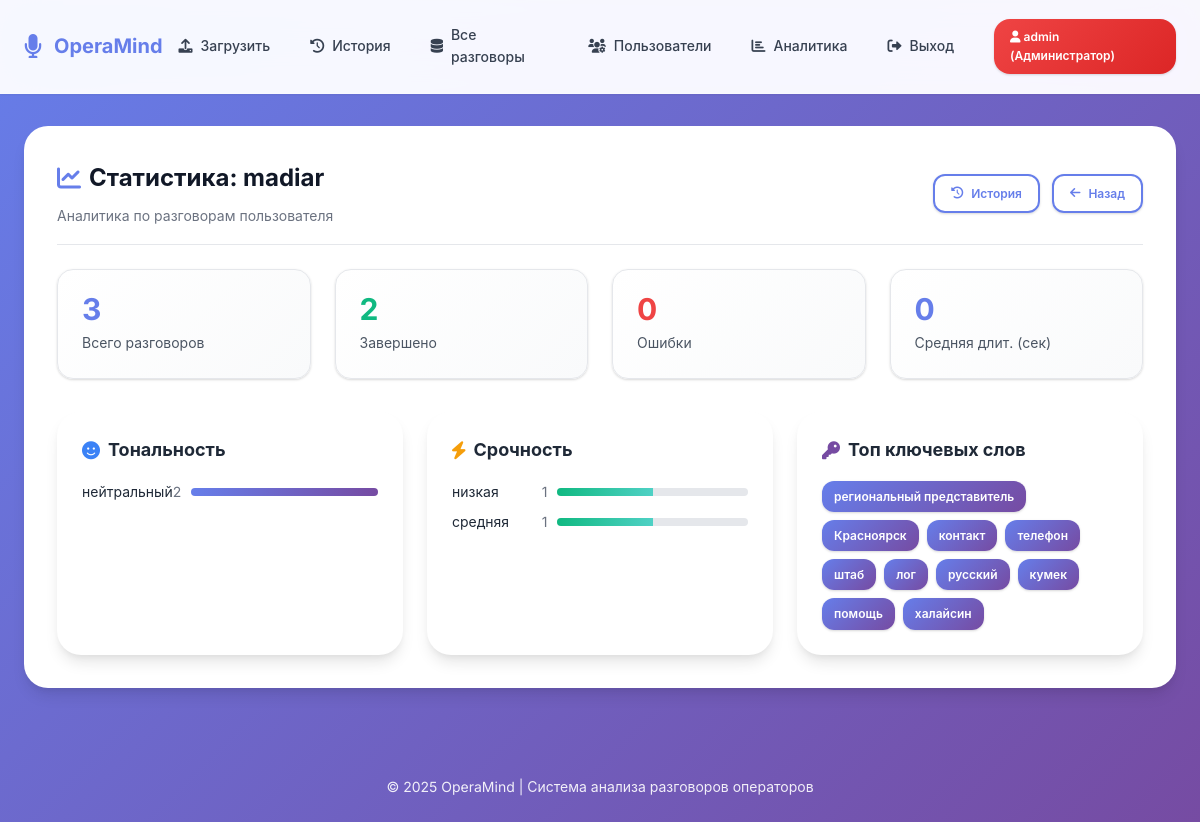
/admin/user/4/stats (signed in), run on the app's committed database.
### models.py (models this page shows, shortened)
class User(UserMixin, db.Model):
    id = db.Column(db.Integer, primary_key=True)
    username = db.Column(db.String(80), unique=True, nullable=False)
    password_hash = db.Column(db.String(200), nullable=False)
    email = db.Column(db.String(120), unique=True, nullable=True)
    created_at = db.Column(db.DateTime, default=datetime.utcnow)
    last_login = db.Column(db.DateTime)
    is_active = db.Column(db.Boolean, default=True)
    role = db.Column(db.Enum(UserRole), default=UserRole.OPERATOR, nullable=False)
    is_admin = db.Column(db.Boolean, default=False)  # Обратная совместимость
    full_name = db.Column(db.String(200))
    department = db.Column(db.String(100))
    phone = db.Column(db.String(20))
    conversations = db.relationship('Conversation', backref='user', lazy=True, cascade='all, delete-orphan')
    @property
    def is_administrator(self):
        return self.role == UserRole.ADMIN or self.is_admin
    @property
    def role_display(self):
        role_names = {
            UserRole.USER: "Пользователь",
            UserRole.OPERATOR: "Оператор",
            UserRole.ADMIN: "Администратор"
        }
        return role_names.get(self.role, "Неизвестно")

class Analysis(db.Model):
    id = db.Column(db.Integer, primary_key=True)
    conversation_id = db.Column(db.Integer, db.ForeignKey('conversation.id'), nullable=False)
    transcript = db.Column(db.Text)
    topic = db.Column(db.String(100))
    category = db.Column(db.String(50))
    sentiment = db.Column(db.String(50))
    urgency = db.Column(db.String(50))
    keywords = db.Column(db.Text)  # JSON
    summary = db.Column(db.Text)
    detailed_analysis = db.Column(db.Text)  # Подробный анализ
    operator_quality = db.Column(db.String(50))  # Оценка работы оператора
    recommendations = db.Column(db.Text)  # Рекомендации
    quality_score = db.Column(db.Float)  # Общая оценка от 0 до 10
    response_time_rating = db.Column(db.String(20))  # Быстро/Средне/Медленно
    politeness_rating = db.Column(db.String(20))  # Вежливо/Нейтрально/Грубо
    problem_solved = db.Column(db.Boolean)  # Решена ли проблема клиента
    created_at = db.Column(db.DateTime, default=datetime.utcnow)

### admin.py (the view)
@admin_bp.route('/admin/user/<int:user_id>/stats')
@login_required
def admin_user_stats(user_id):
    if not getattr(current_user, 'is_admin', False):
        flash('Нет доступа', 'error')
        return redirect(url_for('index'))
    user = User.query.get_or_404(user_id)
    total = Conversation.query.filter_by(user_id=user.id).count()
    completed = Conversation.query.filter_by(user_id=user.id, status='completed').count()
    errors = Conversation.query.filter_by(user_id=user.id, status='error').count()
    avg_duration = db.session.query(func.avg(Conversation.duration)).filter_by(user_id=user.id).scalar() or 0
    sentiment_rows = db.session.query(Analysis.sentiment, func.count()).join(Conversation).filter(Conversation.user_id == user.id).group_by(Analysis.sentiment).all()
    sentiments = {s or 'unknown': c for s, c in sentiment_rows}
    urgency_rows = db.session.query(Analysis.urgency, func.count()).join(Conversation).filter(Conversation.user_id == user.id).group_by(Analysis.urgency).all()
    urgencies = {u or 'unknown': c for u, c in urgency_rows}
    kw_rows = db.session.query(Analysis.keywords).join(Conversation).filter(Conversation.user_id == user.id).all()
    from collections import Counter
    import json as _json
    all_kw = []
    for kw_json, in kw_rows:
        try:
            all_kw.extend(_json.loads(kw_json))
        except Exception:
            pass
    top_keywords = [w for w, _ in Counter(all_kw).most_common(10)]
    return render_template('admin_user_stats.html', target_user=user,
                           total=total, completed=completed, errors=errors,
                           avg_duration=avg_duration, sentiments=sentiments,
                           urgencies=urgencies, top_keywords=top_keywords)

### app.py (called while the page is built)
@login_manager.user_loader
def load_user(user_id):
    return db.session.get(User, int(user_id))

### templates/admin_user_stats.html (shortened to what this page needs)
{% extends 'base.html' %}
{% block content %}
<div class="card" style="animation:fadeInUp .4s ease;">
  <div class="card-header" style="display:flex;justify-content:space-between;align-items:center;flex-wrap:wrap;gap:var(--space-4);">
    <div>
      <h2 class="card-title" style="display:flex;align-items:center;gap:var(--space-2);">
        <i class="fas fa-chart-line" style="color:var(--primary);"></i>
        Статистика: {{ target_user.username }}
      </h2>
      <div class="card-subtitle">Аналитика по разговорам пользователя</div>
    </div>
    <div style="display:flex;gap:var(--space-3);flex-wrap:wrap;">
      <a href="{{ url_for('admin.admin_user_history', user_id=target_user.id) }}" class="btn btn-outline btn-sm">
        <i class="fas fa-history"></i> История
      </a>
      <a href="{{ url_for('admin.admin_users') }}" class="btn btn-outline btn-sm">
        <i class="fas fa-arrow-left"></i> Назад
      </a>
    </div>
  </div>
  <div class="admin-grid">
    <div class="stat-card">
      <div class="stat-number">{{ total }}</div>
      <div class="stat-label">Всего разговоров</div>
    </div>
    <div class="stat-card">
      <div class="stat-number" style="color:var(--success);">{{ completed }}</div>
      <div class="stat-label">Завершено</div>
    </div>
    <div class="stat-card">
      <div class="stat-number" style="color:var(--error);">{{ errors }}</div>
      <div class="stat-label">Ошибки</div>
    </div>
    <div class="stat-card">
      <div class="stat-number">{{ avg_duration|round(1) if avg_duration else 0 }}</div>
      <div class="stat-label">Средняя длит. (сек)</div>
    </div>
  </div>
  <div style="display:grid;grid-template-columns:repeat(auto-fit,minmax(280px,1fr));gap:var(--space-6);margin-top:var(--space-6);">
    <div class="card" style="padding:var(--space-6);margin:0;">
      <h3 style="font-size:var(--font-size-lg);margin-bottom:var(--space-4);display:flex;align-items:center;gap:var(--space-2);">
        <i class="fas fa-smile" style="color:var(--info);"></i> Тональность
      </h3>
      {% if sentiments %}
        <div style="display:flex;flex-direction:column;gap:8px;">
          {% for k,v in sentiments.items() %}
            {% set total_sent = sentiments.values()|sum %}
            {% set perc = (v / total_sent * 100) if total_sent > 0 else 0 %}
            <div style="display:flex;align-items:center;gap:10px;">
              <div style="flex:1;display:flex;justify-content:space-between;font-size:var(--font-size-sm);">
                <span>{{ k }}</span>
                <span style="color:var(--gray-500);">{{ v }}</span>
              </div>
              <div style="flex:2;height:8px;background:var(--gray-200);border-radius:4px;overflow:hidden;">
                <div style="height:100%;width:{{ perc|round(1) }}%;background:linear-gradient(90deg,var(--primary),var(--secondary));"></div>
              </div>
            </div>
          {% endfor %}
        </div>
      {% else %}
        <div style="color:var(--gray-400);font-size:var(--font-size-sm);">Нет данных</div>
      {% endif %}
    </div>
    <div class="card" style="padding:var(--space-6);margin:0;">
      <h3 style="font-size:var(--font-size-lg);margin-bottom:var(--space-4);display:flex;align-items:center;gap:var(--space-2);">
        <i class="fas fa-bolt" style="color:var(--warning);"></i> Срочность
      </h3>
      {% if urgencies %}
        <div style="display:flex;flex-direction:column;gap:8px;">
          {% for k,v in urgencies.items() %}
            {% set total_urg = urgencies.values()|sum %}
            {% set perc = (v / total_urg * 100) if total_urg > 0 else 0 %}
            <div style="display:flex;align-items:center;gap:10px;">
              <div style="flex:1;display:flex;justify-content:space-between;font-size:var(--font-size-sm);">
                <span>{{ k }}</span>
                <span style="color:var(--gray-500);">{{ v }}</span>
              </div>
              <div style="flex:2;height:8px;background:var(--gray-200);border-radius:4px;overflow:hidden;">
                <div style="height:100%;width:{{ perc|round(1) }}%;background:linear-gradient(90deg,var(--success),var(--accent));"></div>
              </div>
            </div>
          {% endfor %}
        </div>
      {% else %}
        <div style="color:var(--gray-400);font-size:var(--font-size-sm);">Нет данных</div>
      {% endif %}
    </div>
    <div class="card" style="padding:var(--space-6);margin:0;">
      <h3 style="font-size:var(--font-size-lg);margin-bottom:var(--space-4);display:flex;align-items:center;gap:var(--space-2);">
        <i class="fas fa-key" style="color:var(--secondary);"></i> Топ ключевых слов
      </h3>
      {% if top_keywords %}
        <div style="display:flex;flex-wrap:wrap;gap:8px;">
          {% for kw in top_keywords %}
            <span style="background:linear-gradient(135deg,var(--primary),var(--secondary));color:var(--white);padding:6px 12px;border-radius:var(--radius-md);font-size:var(--font-size-xs);font-weight:600;box-shadow:var(--shadow);">{{ kw }}</span>
          {% endfor %}
        </div>
      {% else %}
        <div style="color:var(--gray-400);font-size:var(--font-size-sm);">Нет данных</div>
      {% endif %}
    </div>
  </div>
</div>
{% endblock %}

### templates/base.html (shortened to what this page needs)
<!DOCTYPE html>
<html lang="ru">
<head>
    <link href="https://cdnjs.cloudflare.com/ajax/libs/font-awesome/6.0.0/css/all.min.css" rel="stylesheet">
</head>
<body>
    <nav class="navbar">
        <div class="container">
            <a href="{{ url_for('index') }}" class="logo">
                <i class="fas fa-microphone"></i>
                <span>OperaMind</span>
            </a>
            {% if current_user.is_authenticated %}
            <nav>
                <a href="{{ url_for('index') }}">
                    <i class="fas fa-upload"></i>
                    Загрузить
                </a>
                <a href="{{ url_for('history') }}">
                    <i class="fas fa-history"></i>
                    История
                </a>
                {% if current_user.is_administrator %}
                <a href="{{ url_for('admin.admin_history') }}">
                    <i class="fas fa-database"></i>
                    Все разговоры
                </a>
                <a href="{{ url_for('admin.admin_users') }}">
                    <i class="fas fa-users-cog"></i>
                    Пользователи
                </a>
                <a href="{{ url_for('admin_analytics') }}">
                    <i class="fas fa-chart-bar"></i>
                    Аналитика
                </a>
                {% endif %}
                <a href="{{ url_for('logout') }}">
                    <i class="fas fa-sign-out-alt"></i>
                    Выход
                </a>
                <span class="user-badge {% if current_user.is_administrator %}role-admin{% elif current_user.is_operator %}role-operator{% else %}role-user{% endif %}">
                    <i class="fas fa-user"></i>
                    {{ current_user.username }}
                    ({{ current_user.role_display }})
                </span>
            </nav>
            {% endif %}
        </div>
    </nav>
    <div class="container">
        {% block content %}{% endblock %}
    </div>
    <footer>
        <p>&copy; 2025 OperaMind | Система анализа разговоров операторов</p>
    </footer>
</body>
</html>

### data on the page
User: username "admin", role_display "Администратор"
User: username "madiar"
Analysis: sentiment "нейтральный", v "2", {{ perc|round(1) }} 100.0 (drawn), urgency "средняя", v "1", {{ perc|round(1) }} 50.0 (drawn)
Analysis: urgency "низкая", v "1", {{ perc|round(1) }} 50.0 (drawn)

### other printed values
{{ total }} "3"
{{ completed }} "2"
{{ errors }} "0"
{{ avg_duration|round(1) if avg_duration else 0 }} "0"
{{ kw }} "региональный представитель" "Красноярск" "контакт" "телефон" "штаб" "лог" "русский" "кумек" "помощь" "халайсин"
